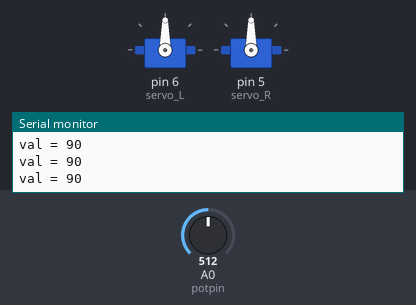
Recording of a sketch running on a simulated Arduino Uno, built with avr-gcc and run on an emulated ATmega328P. On the bench: 2 × servo, the last lines printed to the serial monitor. Inputs (shaded band) come from the test bench; at power-on: A0 (potpin) = 512.

Above: at 1.2 s.
1.3 s: A0 (potpin) set to 716
At 2.3 s:
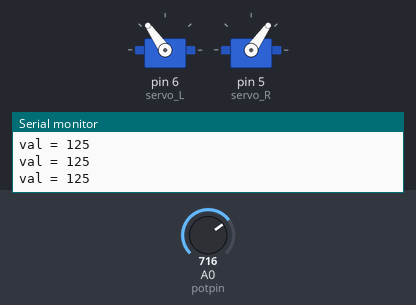
2.8 s: A0 (potpin) set to 900
At 3.8 s:
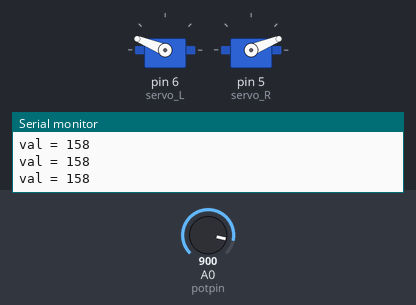
4.3 s: A0 (potpin) set to 1023
At 4.8 s:
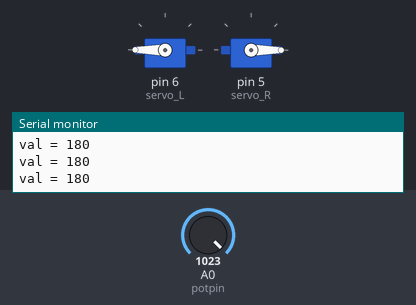
5.8 s: A0 (potpin) set to 306
At 6.9 s:
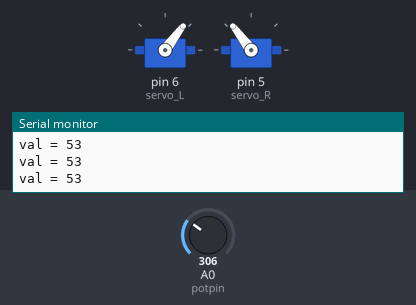
7.3 s: A0 (potpin) set to 122
At 8.2 s:
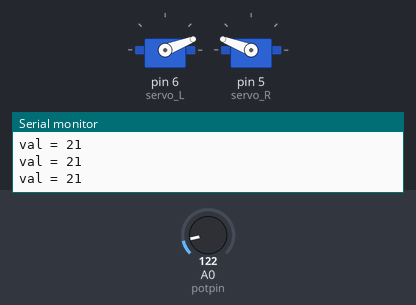
8.8 s: A0 (potpin) set to 0
At 9.5 s:
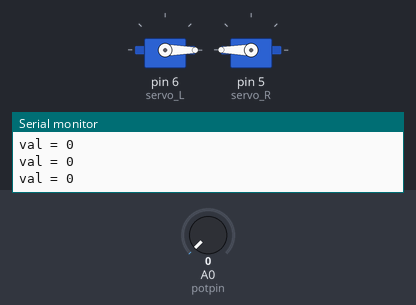
Timing chart, 0 to 11.3 s (numbered marks = the images above; inputs shaded):
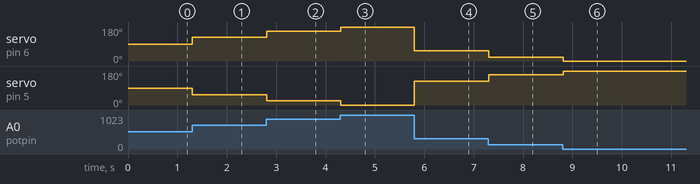

The sketch:

testServo.ino.ino
```cpp
/*
 Use servo library to control a FS90R motor

 Motor information :
   http://www.feetechrc.com/product/analog-servo/micro-1-3kg-cm-360-degree-continuous-rotation-servo-fs90r/
   Must respect the pulse range in order not to damage servo.

*/

#include <Servo.h>

Servo fs90r_L;  // create servo object to control a servo
Servo fs90r_R;

int potpin = 0;   // analog pin used to connect the potentiometer
int val;
int val_R;          // variable to read the value from the analog pin
int val_L;
int servo_L = 6; // pin used to connect the servo
int servo_R = 5;

void setup() {
  Serial.begin(115200);

  fs90r_L.attach(servo_L, 900, 2100); // attaches the servo on pin 9 to the servo object
                                     // Be carefull to min and max values...
  fs90r_R.attach(servo_R, 900, 2100);
}

void loop() {
  val = analogRead(potpin);        // reads the value of the potentiometer (value between 0 and 1023)
  val = map(val, 0, 1023, 0, 180); // scale it to use it with the servo (value between 0 and 180, at 90,
                                   // motor is stopped)

  val_R = val;
  val_L = val;

  Serial.print("val = ");
  Serial.println(val);

  fs90r_L.write(val_L);                // sets the servo speed according to the scaled value
  fs90r_R.write(180-val_R);                // sets the servo speed according to the scaled value
  delay(15);
}
```

Measured:
- after the input at 1.3 s, servo on pin 6 (servo_L): 90° → 125° at once; servo on pin 5 (servo_R): 90° → 55° at once
- after the input at 2.8 s, servo on pin 6 (servo_L): 125° → 158° at once; servo on pin 5 (servo_R): 55° → 22° at once
- after the input at 4.3 s, servo on pin 6 (servo_L): 158° → 180° at once; servo on pin 5 (servo_R): 22° → 0° at once
- after the input at 5.8 s, servo on pin 6 (servo_L): 180° → 53° at once; servo on pin 5 (servo_R): 0° → 127° at once
- after the input at 7.3 s, servo on pin 6 (servo_L): 53° → 21° at once; servo on pin 5 (servo_R): 127° → 159° at once
- after the input at 8.8 s, servo on pin 6 (servo_L): 21° → 0° at once; servo on pin 5 (servo_R): 159° → 180° at once
